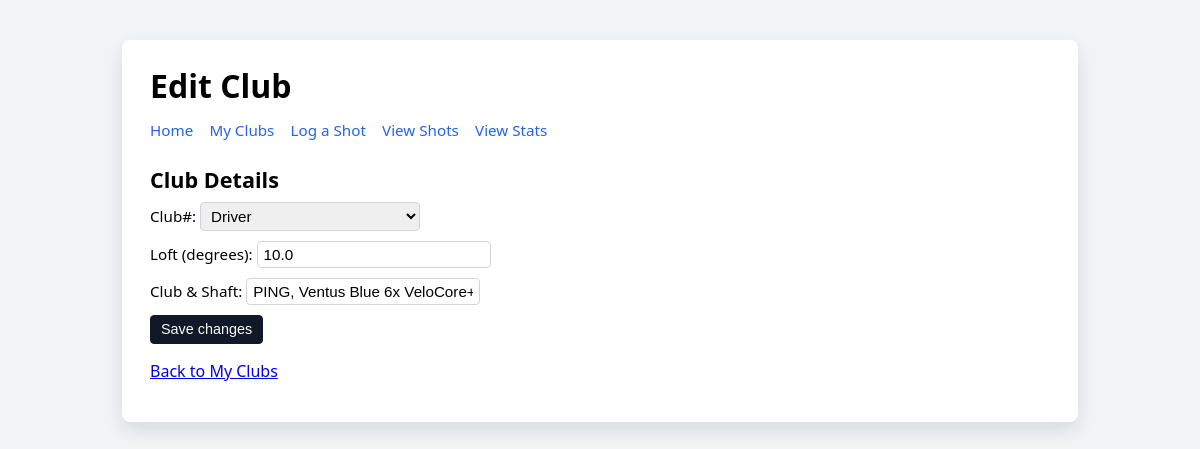
Screenshot of /clubs/1/edit with the database file from the repository.
### tables this page shows
CREATE TABLE clubs (
id INTEGER PRIMARY KEY AUTOINCREMENT,
name TEXT NOT NULL,
loft REAL,
notes TEXT,
bag_order INTEGER
, user_id INTEGER NOT NULL DEFAULT 1);

### app.py (the view, shortened to what this page needs)
@app.route("/clubs/<int:club_id>/edit", methods=["GET", "POST"])
def edit_club(club_id):
    rows = db.execute(
        "SELECT id, name, loft, notes FROM clubs WHERE id = ?",
        club_id,
    )
    if len(rows) != 1:
        return "Club not found", 404
    club = rows[0]
    return render_template("edit_club.html", club=club)

### templates/edit_club.html (shortened to what this page needs)
<!doctype html>
<html lang="en">
    <head>
        <link rel="stylesheet" href="{{ url_for('static', filename='styles.css') }}">
    </head>
    <body>
        <div class="container">
            <h1>Edit Club</h1>
            <nav>
                <a href="/">Home</a>
                <a href="/clubs">My Clubs</a>
                <a href="/shots/log">Log a Shot</a>
                <a href="/shots">View Shots</a>
                <a href="/stats">View Stats</a>
            </nav>
            <h2>Club Details</h2>
            <form action="/clubs/{{ club.id }}/edit" method="post">
                <p>
                    <label>
                        Club#:
                        <select name="name" required>
                            <option value="Driver" {% if club.name == 'Driver' %}selected{% endif %}>Driver</option>
                        </select>
                    </label>
                </p>
                <p>
                    <label>
                        Loft (degrees):
                        <input type="number" step="0.25" name="loft" value="{{ club.loft if club.loft is not none }}">
                    </label>
                </p>
                <p>
                    <label>
                        Club &amp; Shaft:
                        <input type="text" name="notes" value="{{ club.notes }}">
                    </label>
                </p>
                <p>
                    <button type="submit">Save changes</button>
                </p>
            </form>
            <p><a href="/clubs">Back to My Clubs</a></p>
        </div>
    </body>
</html>

### static/styles.css (style rules this page uses)
body { font-family: system-ui, -apple-system, BlinkMacSystemFont, "Segoe UI", sans-serif; background-color: #f3f4f6; margin: 0; padding: 0; }
.container { max-width: 900px; margin: 40px auto; background-color: #ffffff; padding: 24px 28px; border-radius: 8px; box-shadow: 0 8px 20px rgba(15, 23, 42, 0.12); }
h1 { margin-top: 0; margin-bottom: 12px; font-size: 2rem; }
h2 { margin-top: 24px; margin-bottom: 8px; font-size: 1.35rem; }
nav { margin-bottom: 16px; }
nav a { margin-right: 12px; text-decoration: none; color: #2563eb; font-size: 0.95rem; }
form p { margin: 6px 0; }
label { display: inline-block; margin-bottom: 4px; font-size: 0.95rem; }
input[type="text"], input[type="number"], input[type="date"], select { padding: 4px 6px; font-size: 0.95rem; border: 1px solid #d1d5db; border-radius: 4px; min-width: 220px; }
button, input[type="submit"], .btn { display: inline-block; padding: 4px 10px; font-size: 0.9rem; line-height: 1.3; border-radius: 4px; border: 1px solid #111827; background-color: #111827; color: #f9fafb; cursor: pointer; text-decoration: none; box-sizing: border-box; }

### rows the page displays
clubs: name "Driver", loft "10.0", notes "PING, Ventus Blue 6x VeloCore+"
